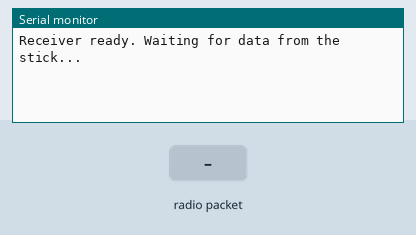
This sketch was run on a simulated ESP32. Parts: the last lines printed to the serial monitor. Inputs (shaded band) come from the test bench.

Above: at 2.2 s.
2.3 s: radio packet "1" arrives
At 3.2 s:
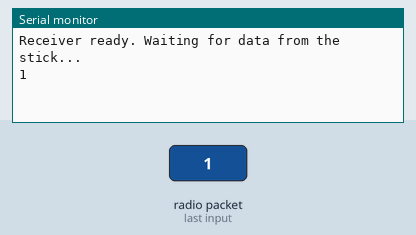
3.8 s: radio packet "0" arrives
At 4.4 s:
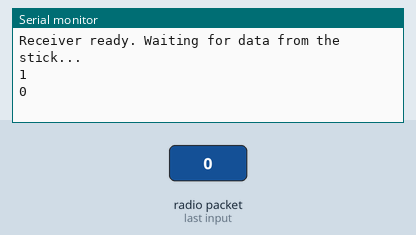
5.3 s: radio packet "2" arrives
At 6.7 s:
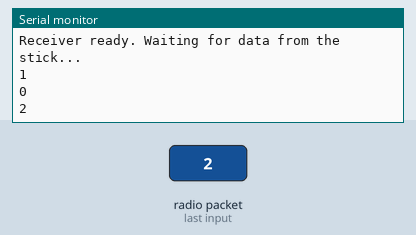

The sketch:

stick_receiver.ino
```cpp
#include <WiFi.h>
#include <esp_now.h>

// Runs every time a message from the stick arrives
void onReceive(const esp_now_recv_info_t *info, const uint8_t *data, int len) {
  Serial.write(data, len);   // print the message
  Serial.println();
}

void setup() {
  Serial.begin(115200);
  delay(1000);

  WiFi.mode(WIFI_STA);       // turn on the radio
  if (esp_now_init() != ESP_OK) {
    Serial.println("ESP-NOW failed to start");
    while (1) delay(10);
  }
  esp_now_register_recv_cb(onReceive);

  Serial.println("Receiver ready. Waiting for data from the stick...");
}

void loop() {
  // nothing here - receiving happens in onReceive()
}
```

Measured:
- after the input at 2.3 s, the serial monitor: prints a new line after 0.05 s (image 1)
- after the input at 3.8 s, the serial monitor: prints a new line after 0.05 s (image 2)
- after the input at 5.3 s, the serial monitor: prints a new line after 0.05 s (image 3)
